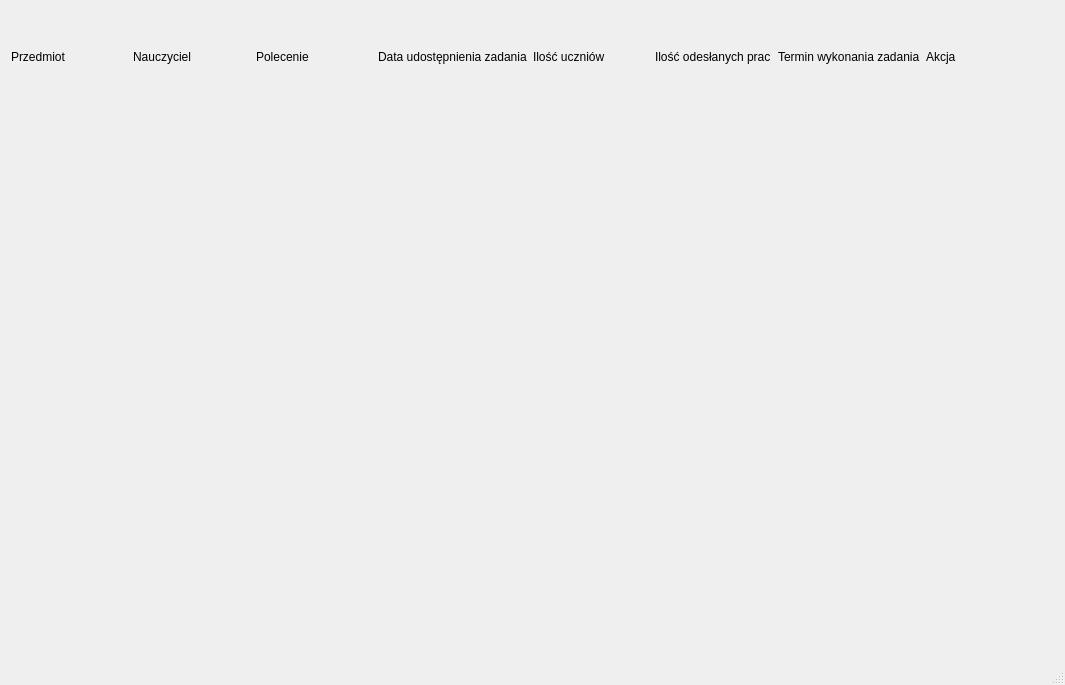
<?xml version="1.0" encoding="UTF-8"?>
<ui version="4.0">
 <class>HomeworkWindow</class>
 <widget class="QMainWindow" name="HomeworkWindow">
  <property name="geometry">
   <rect>
    <x>0</x>
    <y>0</y>
    <width>1065</width>
    <height>685</height>
   </rect>
  </property>
  <property name="windowTitle">
   <string>MainWindow</string>
  </property>
  <widget class="QWidget" name="centralwidget">
   <widget class="QWidget" name="">
    <property name="geometry">
     <rect>
      <x>11</x>
      <y>41</y>
      <width>1031</width>
      <height>31</height>
     </rect>
    </property>
    <layout class="QHBoxLayout" name="horizontalLayout">
     <item>
      <widget class="QLabel" name="label_subject">
       <property name="text">
        <string>Przedmiot</string>
       </property>
      </widget>
     </item>
     <item>
      <widget class="QLabel" name="label_teacher">
       <property name="text">
        <string>Nauczyciel</string>
       </property>
      </widget>
     </item>
     <item>
      <widget class="QLabel" name="label_order">
       <property name="text">
        <string>Polecenie</string>
       </property>
      </widget>
     </item>
     <item>
      <widget class="QLabel" name="label_pubDate">
       <property name="text">
        <string>Data udostępnienia zadania</string>
       </property>
      </widget>
     </item>
     <item>
      <widget class="QLabel" name="label_numberOfStudents">
       <property name="text">
        <string>Ilość uczniów</string>
       </property>
      </widget>
     </item>
     <item>
      <widget class="QLabel" name="label_numberOfCompletedTasks">
       <property name="text">
        <string>Ilość odesłanych prac</string>
       </property>
      </widget>
     </item>
     <item>
      <widget class="QLabel" name="label_endDate">
       <property name="text">
        <string>Termin wykonania zadania</string>
       </property>
      </widget>
     </item>
     <item>
      <widget class="QLabel" name="label">
       <property name="text">
        <string>Akcja</string>
       </property>
      </widget>
     </item>
    </layout>
   </widget>
  </widget>
  <widget class="QMenuBar" name="menubar">
   <property name="geometry">
    <rect>
     <x>0</x>
     <y>0</y>
     <width>1065</width>
     <height>25</height>
    </rect>
   </property>
  </widget>
  <widget class="QStatusBar" name="statusbar"/>
 </widget>
 <resources/>
 <connections/>
</ui>
